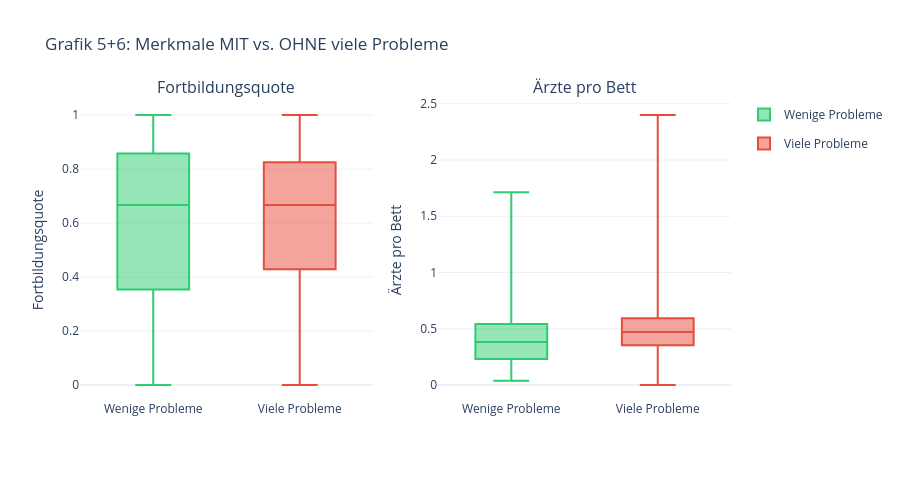

This figure's notebook cell:
### Markdown cell above
### 📊 Grafiken 5+6 — Fortbildungsquote & Ärzte pro Bett
Zwei Boxplots nebeneinander: Fortbildungsquote und Ärzte pro Bett, jeweils getrennt nach Gruppe. Zeigt, ob mehr Personal oder höhere Fortbildungsbeteiligung mit weniger Qualitätsproblemen einhergeht. Ausreißer werden ausgeblendet (`showfliers=False`) für bessere Lesbarkeit.

### Code cell
# ── Grafik 5+6: Fortbildungsquote & Ärzte pro Bett (interaktiv, mit Hover) ────
fig = make_subplots(rows=1, cols=2, subplot_titles=("Fortbildungsquote", "Ärzte pro Bett"))

for col_idx, (col, label) in enumerate(zip(
    ["fortbildungsquote", "aerzte_pro_bett"],
    ["Fortbildungsquote", "Ärzte pro Bett"]
), start=1):
    for g in [0, 1]:
        fig.add_trace(go.Box(
            y=df[df["hat_viele_Probleme"] == g][col].dropna(),
            name=LABELS[g], marker_color=FARBEN[g], boxpoints=False,
            legendgroup=LABELS[g], showlegend=(col_idx == 1),
        ), row=1, col=col_idx)
    fig.update_yaxes(title_text=label, row=1, col=col_idx)

fig.update_layout(
    title="Grafik 5+6: Merkmale MIT vs. OHNE viele Probleme",
    template="plotly_white",
    width=900, height=480,
)
fig.show()

for col, label in [("fortbildungsquote", "Fortbildungsquote"), ("aerzte_pro_bett", "Ärzte/Bett")]:
    m0 = df[df["hat_viele_Probleme"]==0][col].median()
    m1 = df[df["hat_viele_Probleme"]==1][col].median()
    print(f"  {label:20s}: Wenige={m0:.3f}, Viele={m1:.3f}")
print("\n📌 Befund: Prüfen ob Fortbildungsquote oder Ärztedichte einen Unterschied zeigen. Zum Ablesen genauer Werte: Maus über die Box bewegen.")

### Figure 1 — Plotly figure (JSON) as saved in the notebook; plotly's stock layout.template omitted (floating-point values rounded to 4 significant figures; data arrays with more than 128 entries replaced by an {"elided": "..."} marker saying what was removed)
{"data": [{"boxpoints": false, "legendgroup": "Wenige Probleme", "marker": {"color": "#2ecc71"}, "name": "Wenige Probleme", "showlegend": true, "type": "box", "xaxis": "x", "y": {"elided": "898 float values"}, "yaxis": "y"}, {"boxpoints": false, "legendgroup": "Viele Probleme", "marker": {"color": "#e74c3c"}, "name": "Viele Probleme", "showlegend": true, "type": "box", "xaxis": "x", "y": {"elided": "890 float values"}, "yaxis": "y"}, {"boxpoints": false, "legendgroup": "Wenige Probleme", "marker": {"color": "#2ecc71"}, "name": "Wenige Probleme", "showlegend": false, "type": "box", "xaxis": "x2", "y": {"elided": "912 float values"}, "yaxis": "y2"}, {"boxpoints": false, "legendgroup": "Viele Probleme", "marker": {"color": "#e74c3c"}, "name": "Viele Probleme", "showlegend": false, "type": "box", "xaxis": "x2", "y": {"elided": "904 float values"}, "yaxis": "y2"}], "layout": {"annotations": [{"font": {"size": 16}, "showarrow": false, "text": "Fortbildungsquote", "x": 0.225, "xanchor": "center", "xref": "paper", "y": 1.0, "yanchor": "bottom", "yref": "paper"}, {"font": {"size": 16}, "showarrow": false, "text": "Ärzte pro Bett", "x": 0.775, "xanchor": "center", "xref": "paper", "y": 1.0, "yanchor": "bottom", "yref": "paper"}], "height": 480, "title": {"text": "Grafik 5+6: Merkmale MIT vs. OHNE viele Probleme"}, "width": 900, "xaxis": {"anchor": "y", "domain": [0.0, 0.45]}, "xaxis2": {"anchor": "y2", "domain": [0.55, 1.0]}, "yaxis": {"anchor": "x", "domain": [0.0, 1.0], "title": {"text": "Fortbildungsquote"}}, "yaxis2": {"anchor": "x2", "domain": [0.0, 1.0], "title": {"text": "Ärzte pro Bett"}}}}
